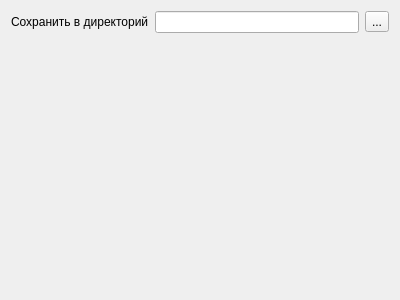
<ui version="4.0" >
 <class>ExportR51OMSPage3</class>
 <widget class="QWidget" name="ExportR51OMSPage3" >
  <property name="geometry" >
   <rect>
    <x>0</x>
    <y>0</y>
    <width>400</width>
    <height>300</height>
   </rect>
  </property>
  <property name="windowTitle" >
   <string>Form</string>
  </property>
  <layout class="QGridLayout" >
   <item row="0" column="0" >
    <widget class="QLabel" name="lblDir" >
     <property name="text" >
      <string>Сохранить в директорий</string>
     </property>
    </widget>
   </item>
   <item row="0" column="1" >
    <widget class="QLineEdit" name="edtDir" />
   </item>
   <item row="0" column="2" >
    <widget class="QToolButton" name="btnSelectDir" >
     <property name="text" >
      <string>...</string>
     </property>
    </widget>
   </item>
   <item row="1" column="0" >
    <spacer>
     <property name="orientation" >
      <enum>Qt::Vertical</enum>
     </property>
     <property name="sizeHint" stdset="0" >
      <size>
       <width>128</width>
       <height>241</height>
      </size>
     </property>
    </spacer>
   </item>
  </layout>
 </widget>
 <resources/>
 <connections/>
</ui>
